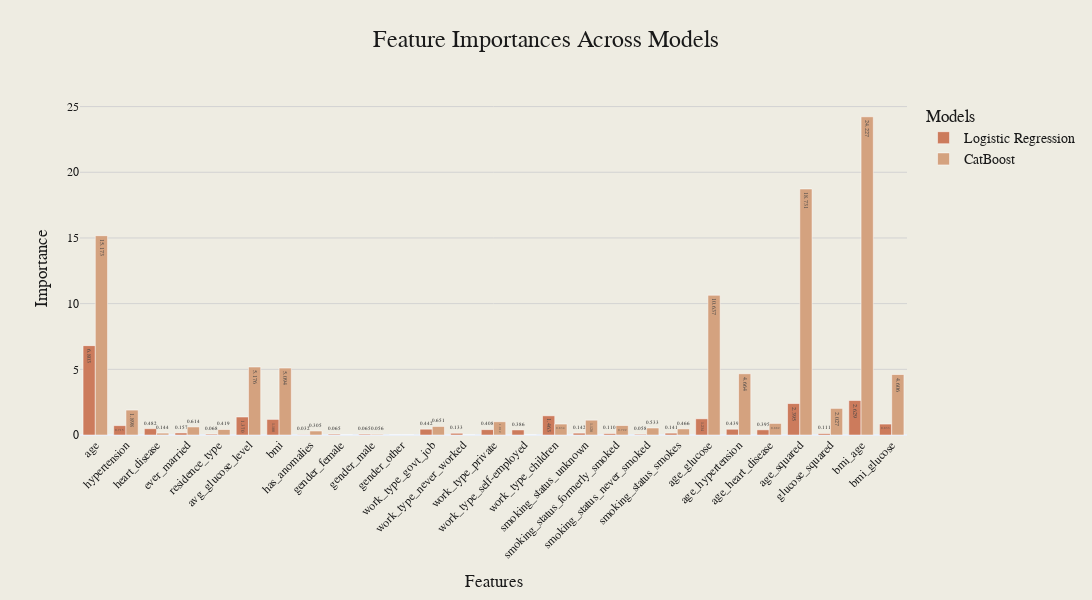

The code cell stored with this chart in its notebook:
### Code cell
model_results = {"Logistic Regression": lr_results, "CatBoost": cat_results}

plot_model_performance(
    model_results,
    ["roc_auc", "pr_auc", "f1", "precision", "recall", "balanced_accuracy"],
    "../images/tuned_model_performance.png",
)

y_pred_dict = {
    "Logistic Regression": lr_results["y_pred"],
    "CatBoost": cat_results["y_pred"],
}
plot_combined_confusion_matrices(
    model_results,
    y_val,
    y_pred_dict,
    labels=["No Stroke", "Stroke"],
    save_path="../images/tuned_confusion_matrices.png",
)

lr_importances = np.abs(best_lr.coef_[0])
cat_importances = best_cat.feature_importances_

feature_importances = {
    "Logistic Regression": dict(zip(X_train.columns, lr_importances)),
    "CatBoost": dict(zip(X_train.columns, cat_importances)),
}

plot_feature_importances(
    feature_importances, save_path="../images/tuned_feature_importances.png"
)

### Figure 1 — Plotly figure (JSON) as saved in the notebook; plotly's stock layout.template omitted (floating-point values rounded to 4 significant figures)
{"data": [{"marker": {"color": "#CC7B5C"}, "name": "Logistic Regression", "text": ["6.803", "0.715", "0.482", "0.157", "0.068", "1.370", "1.188", "0.032", "0.065", "0.065", "0.000", "0.442", "0.133", "0.408", "0.386", "1.463", "0.142", "0.110", "0.058", "0.141", "1.234", "0.439", "0.395", "2.395", "0.111", "2.629", "0.833"], "textposition": "auto", "type": "bar", "x": ["age", "hypertension", "heart_disease", "ever_married", "residence_type", "avg_glucose_level", "bmi", "has_anomalies", "gender_female", "gender_male", "gender_other", "work_type_govt_job", "work_type_never_worked", "work_type_private", "work_type_self-employed", "work_type_children", "smoking_status_unknown", "smoking_status_formerly_smoked", "smoking_status_never_smoked", "smoking_status_smokes", "age_glucose", "age_hypertension", "age_heart_disease", "age_squared", "glucose_squared", "bmi_age", "bmi_glucose"], "y": [6.803, 0.7149, 0.4824, 0.1568, 0.06797, 1.37, 1.188, 0.03192, 0.06509, 0.06509, 0, 0.4423, 0.1331, 0.408, 0.3864, 1.463, 0.1417, 0.1105, 0.05795, 0.1408, 1.234, 0.439, 0.3951, 2.395, 0.1106, 2.629, 0.833]}, {"marker": {"color": "#D4A27F"}, "name": "CatBoost", "text": ["15.173", "1.898", "0.144", "0.614", "0.419", "5.176", "5.094", "0.305", "0.000", "0.056", "0.000", "0.651", "0.000", "1.012", "0.000", "0.834", "1.128", "0.722", "0.533", "0.466", "10.637", "4.664", "0.882", "18.731", "2.027", "24.227", "4.606"], "textposition": "auto", "type": "bar", "x": ["age", "hypertension", "heart_disease", "ever_married", "residence_type", "avg_glucose_level", "bmi", "has_anomalies", "gender_female", "gender_male", "gender_other", "work_type_govt_job", "work_type_never_worked", "work_type_private", "work_type_self-employed", "work_type_children", "smoking_status_unknown", "smoking_status_formerly_smoked", "smoking_status_never_smoked", "smoking_status_smokes", "age_glucose", "age_hypertension", "age_heart_disease", "age_squared", "glucose_squared", "bmi_age", "bmi_glucose"], "y": [15.17, 1.898, 0.1445, 0.6141, 0.4194, 5.176, 5.094, 0.3047, 0, 0.05607, 0, 0.6511, 0, 1.012, 0, 0.8342, 1.128, 0.7221, 0.5331, 0.4664, 10.64, 4.664, 0.8825, 18.73, 2.027, 24.23, 4.606]}], "layout": {"barmode": "group", "font": {"color": "#191919", "family": "Styrene A", "size": 14}, "height": 600, "legend": {"title": {"text": "Models"}}, "paper_bgcolor": "#EEECE2", "plot_bgcolor": "#EEECE2", "title": {"font": {"color": "#191919", "family": "Styrene B", "size": 24}, "text": "Feature Importances Across Models", "x": 0.5, "xanchor": "center", "y": 0.95, "yanchor": "top"}, "width": 1200, "xaxis": {"tickangle": -45, "tickfont": {"color": "#191919", "family": "Styrene A", "size": 12}, "title": {"text": "Features"}}, "yaxis": {"gridcolor": "LightGrey", "gridwidth": 1, "showgrid": true, "tickfont": {"color": "#191919", "family": "Styrene A", "size": 12}, "title": {"text": "Importance"}}}}
